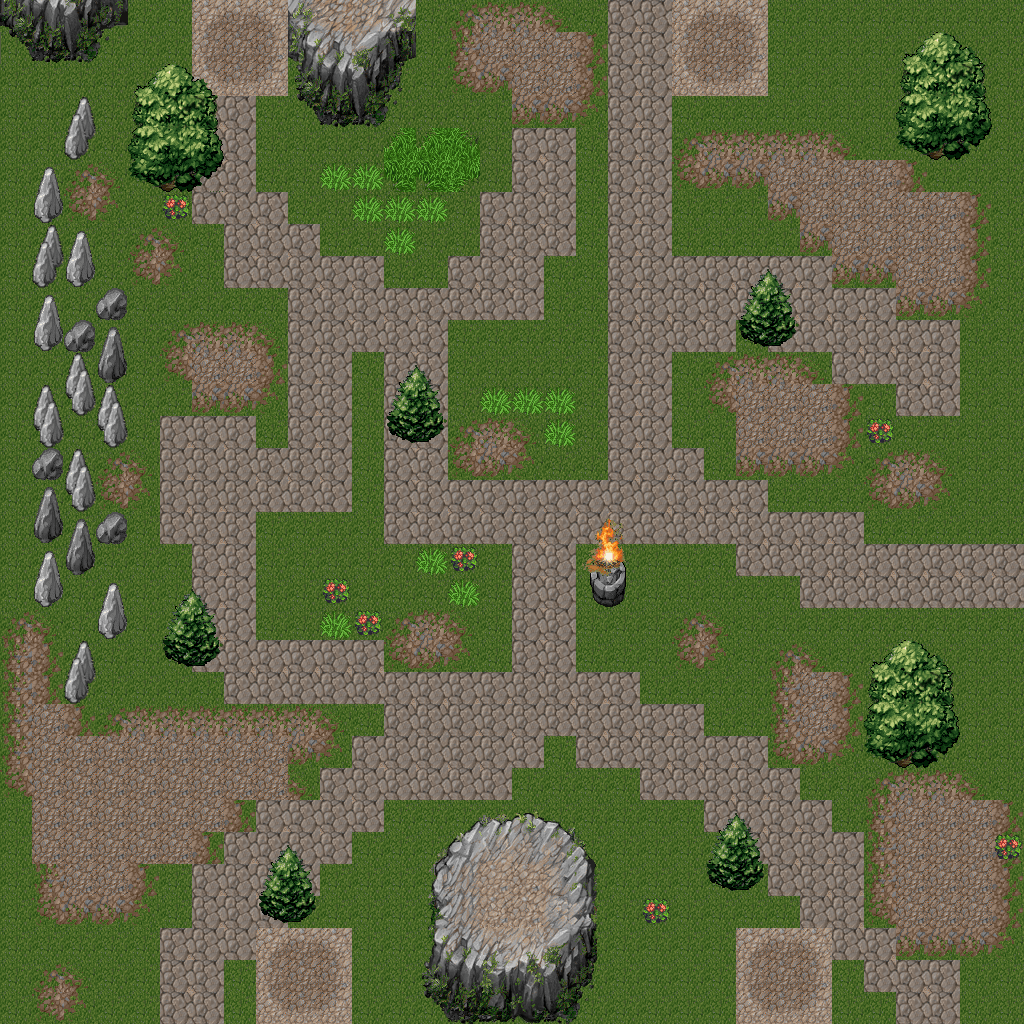

This game map was drawn from its Tiled (.tmx) file and the tilesets committed beside it. A one-line description and the trimmed map source follow:
An orthogonal 32x32 tile map with 32x32 px tiles, 3 tile layers (ground, Слой тайлов 2, Слой тайлов 3).

<map version="1.9" tiledversion="1.9.2" orientation="orthogonal" renderorder="right-down" width="32" height="32" tilewidth="32" tileheight="32" infinite="0" nextlayerid="4" nextobjectid="1">
 <tileset firstgid="1" source="tileset1.tsx" />
 <layer id="1" name="ground" width="32" height="32">
  <data>[1024 cells, 1024 non-empty, 23 distinct tile ids]</data>
 </layer>
 <layer id="2" name="Слой тайлов 2" width="32" height="32">
  <data>[1024 cells, 196 non-empty, 103 distinct tile ids]</data>
 </layer>
 <layer id="3" name="Слой тайлов 3" width="32" height="32">
  <data>[1024 cells, 4 non-empty, 4 distinct tile ids]</data>
 </layer>
</map>
